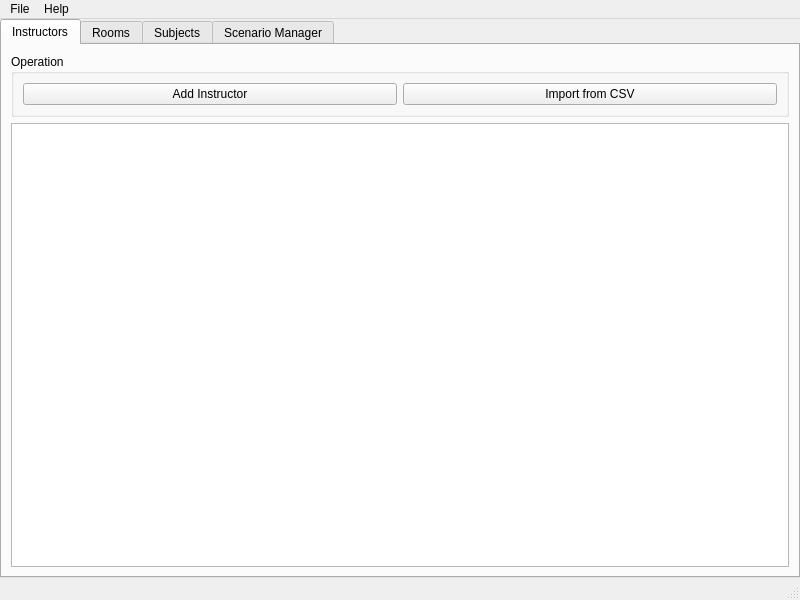
<?xml version="1.0" encoding="UTF-8"?>
<ui version="4.0">
 <class>MainWindow</class>
 <widget class="QMainWindow" name="MainWindow">
  <property name="windowModality">
   <enum>Qt::NonModal</enum>
  </property>
  <property name="geometry">
   <rect>
    <x>0</x>
    <y>0</y>
    <width>800</width>
    <height>600</height>
   </rect>
  </property>
  <property name="sizePolicy">
   <sizepolicy hsizetype="Maximum" vsizetype="Maximum">
    <horstretch>0</horstretch>
    <verstretch>0</verstretch>
   </sizepolicy>
  </property>
  <property name="minimumSize">
   <size>
    <width>800</width>
    <height>600</height>
   </size>
  </property>
  <property name="maximumSize">
   <size>
    <width>16777215</width>
    <height>16777215</height>
   </size>
  </property>
  <property name="windowTitle">
   <string>Genetic Algorithm Scheduler</string>
  </property>
  <widget class="QWidget" name="centralwidget">
   <property name="minimumSize">
    <size>
     <width>711</width>
     <height>526</height>
    </size>
   </property>
   <layout class="QVBoxLayout" name="verticalLayout">
    <property name="spacing">
     <number>0</number>
    </property>
    <property name="leftMargin">
     <number>0</number>
    </property>
    <property name="topMargin">
     <number>0</number>
    </property>
    <property name="rightMargin">
     <number>0</number>
    </property>
    <property name="bottomMargin">
     <number>0</number>
    </property>
    <item>
     <widget class="QTabWidget" name="tabWidget">
      <property name="font">
       <font>
        <weight>50</weight>
        <bold>false</bold>
       </font>
      </property>
      <property name="styleSheet">
       <string notr="true"/>
      </property>
      <property name="tabPosition">
       <enum>QTabWidget::North</enum>
      </property>
      <property name="tabShape">
       <enum>QTabWidget::Rounded</enum>
      </property>
      <property name="currentIndex">
       <number>4</number>
      </property>
      <widget class="QWidget" name="tabInstructors">
       <property name="whatsThis">
        <string>&lt;html&gt;&lt;head/&gt;&lt;body&gt;&lt;p&gt;&lt;br/&gt;&lt;/p&gt;&lt;/body&gt;&lt;/html&gt;</string>
       </property>
       <attribute name="title">
        <string>Instructors</string>
       </attribute>
       <layout class="QVBoxLayout" name="verticalLayout_2">
        <item>
         <widget class="QGroupBox" name="groupBox">
          <property name="title">
           <string>Operation</string>
          </property>
          <layout class="QHBoxLayout" name="horizontalLayout">
           <item>
            <widget class="QPushButton" name="btnInstrAdd">
             <property name="text">
              <string>Add Instructor</string>
             </property>
            </widget>
           </item>
           <item>
            <widget class="QPushButton" name="btnInstrImport">
             <property name="text">
              <string>Import from CSV</string>
             </property>
            </widget>
           </item>
          </layout>
         </widget>
        </item>
        <item>
         <widget class="QTreeView" name="treeInstr"/>
        </item>
       </layout>
      </widget>
      <widget class="QWidget" name="tabRooms">
       <attribute name="title">
        <string>Rooms</string>
       </attribute>
       <layout class="QVBoxLayout" name="verticalLayout_3">
        <item>
         <widget class="QGroupBox" name="groupBox_2">
          <property name="title">
           <string>Operation</string>
          </property>
          <layout class="QHBoxLayout" name="horizontalLayout_7">
           <item>
            <widget class="QPushButton" name="btnRoomAdd">
             <property name="text">
              <string>Add Room</string>
             </property>
            </widget>
           </item>
           <item>
            <widget class="QPushButton" name="btnRoomImport">
             <property name="text">
              <string>Import from CSV</string>
             </property>
            </widget>
           </item>
          </layout>
         </widget>
        </item>
        <item>
         <widget class="QTreeView" name="treeRoom"/>
        </item>
       </layout>
      </widget>
      <widget class="QWidget" name="tabSubjects">
       <attribute name="title">
        <string>Subjects</string>
       </attribute>
       <layout class="QVBoxLayout" name="verticalLayout_4">
        <item>
         <widget class="QGroupBox" name="groupBox_3">
          <property name="title">
           <string>Operation</string>
          </property>
          <layout class="QHBoxLayout" name="horizontalLayout_2">
           <item>
            <widget class="QPushButton" name="btnSubjAdd">
             <property name="text">
              <string>Add Subject</string>
             </property>
            </widget>
           </item>
           <item>
            <widget class="QPushButton" name="btnSubjImport">
             <property name="text">
              <string>Import from CSV</string>
             </property>
            </widget>
           </item>
          </layout>
         </widget>
        </item>
        <item>
         <widget class="QTreeView" name="treeSubj"/>
        </item>
       </layout>
      </widget>
      

      <widget class="QWidget" name="tabScenario">
       <property name="sizePolicy">
        <sizepolicy hsizetype="Preferred" vsizetype="Preferred">
         <horstretch>0</horstretch>
         <verstretch>0</verstretch>
        </sizepolicy>
       </property>
       <attribute name="title">
        <string>Scenario Manager</string>
       </attribute>
       <layout class="QVBoxLayout" name="verticalLayout_6" stretch="0,0,0,0,0">
        <property name="sizeConstraint">
         <enum>QLayout::SetDefaultConstraint</enum>
        </property>
        <item>
         <widget class="QGroupBox" name="groupBox_5">
          <property name="title">
           <string>Operation</string>
          </property>
          <layout class="QHBoxLayout" name="horizontalLayout_4">
           <item>
            <widget class="QPushButton" name="btnScenGenerate">
             <property name="text">
              <string>Generate</string>
             </property>
            </widget>
           </item>
           <item>
            <widget class="QPushButton" name="btnScenResult">
             <property name="text">
              <string>View Results</string>
             </property>
            </widget>
           </item>
          </layout>
         </widget>
        </item>
        <item>
         <widget class="QGroupBox" name="groupBox_6">
          <property name="title">
           <string>School Operation Settings</string>
          </property>
          <layout class="QGridLayout" name="gridLayout_2">
           <item row="2" column="1">
            <widget class="QGroupBox" name="groupBox_7">
             <property name="styleSheet">
              <string notr="true">border: none</string>
             </property>
             <property name="title">
              <string/>
             </property>
             <property name="flat">
              <bool>false</bool>
             </property>
             <property name="checkable">
              <bool>false</bool>
             </property>
             <property name="checked">
              <bool>false</bool>
             </property>
             <layout class="QHBoxLayout" name="horizontalLayout_5">
              <property name="spacing">
               <number>10</number>
              </property>
              <property name="leftMargin">
               <number>0</number>
              </property>
              <property name="topMargin">
               <number>0</number>
              </property>
              <property name="rightMargin">
               <number>0</number>
              </property>
              <property name="bottomMargin">
               <number>0</number>
              </property>
              <item>
               <widget class="QRadioButton" name="radioLunchYes">
                <property name="text">
                 <string>Yes</string>
                </property>
                <property name="checked">
                 <bool>true</bool>
                </property>
               </widget>
              </item>
              <item>
               <widget class="QRadioButton" name="radioLunchNo">
                <property name="text">
                 <string>No</string>
                </property>
               </widget>
              </item>
             </layout>
            </widget>
           </item>
           <item row="2" column="0">
            <widget class="QLabel" name="label_6">
             <property name="toolTip">
              <string>Assess for lunch break for sections.</string>
             </property>
             <property name="text">
              <string>Lunchbreak</string>
             </property>
            </widget>
           </item>
           <item row="0" column="0">
            <widget class="QLabel" name="label_4">
             <property name="toolTip">
              <string>The opening time of the school.</string>
             </property>
             <property name="text">
              <string>Operation Starting Time</string>
             </property>
            </widget>
           </item>
           <item row="0" column="1">
            <widget class="QTimeEdit" name="timeStarting">
             <property name="currentSection">
              <enum>QDateTimeEdit::HourSection</enum>
             </property>
             <property name="displayFormat">
              <string>h AP</string>
             </property>
             <property name="time">
              <time>
               <hour>8</hour>
               <minute>0</minute>
               <second>0</second>
              </time>
             </property>
            </widget>
           </item>
           <item row="0" column="2">
            <spacer name="horizontalSpacer_2">
             <property name="orientation">
              <enum>Qt::Horizontal</enum>
             </property>
             <property name="sizeHint" stdset="0">
              <size>
               <width>40</width>
               <height>20</height>
              </size>
             </property>
            </spacer>
           </item>
           <item row="1" column="0">
            <widget class="QLabel" name="label_5">
             <property name="toolTip">
              <string>The closing time of the school.</string>
             </property>
             <property name="text">
              <string>Operation Ending Time</string>
             </property>
            </widget>
           </item>
           <item row="1" column="1">
            <widget class="QTimeEdit" name="timeEnding">
             <property name="displayFormat">
              <string>h AP</string>
             </property>
             <property name="calendarPopup">
              <bool>true</bool>
             </property>
             <property name="time">
              <time>
               <hour>18</hour>
               <minute>0</minute>
               <second>0</second>
              </time>
             </property>
            </widget>
           </item>
          </layout>
         </widget>
        </item>
        <item>
         <widget class="QGroupBox" name="groupBox_8">
          <property name="title">
           <string>Genetic Algorithm Settings</string>
          </property>
          <layout class="QGridLayout" name="gridLayout_3">
           <item row="2" column="3">
            <widget class="QLabel" name="label_20">
             <property name="toolTip">
              <string>The percent of population that would belong to elite.</string>
             </property>
             <property name="text">
              <string>Elite Population</string>
             </property>
            </widget>
           </item>
           <item row="3" column="3">
            <widget class="QLabel" name="label_21">
             <property name="toolTip">
              <string>The maximum control of a sigma.</string>
             </property>
             <property name="text">
              <string>Deviation Tolerance</string>
             </property>
            </widget>
           </item>
           <item row="3" column="5">
            <widget class="QSpinBox" name="editDev">
             <property name="maximum">
              <number>100</number>
             </property>
             <property name="value">
              <number>55</number>
             </property>
            </widget>
           </item>
           <item row="1" column="1">
            <widget class="QSpinBox" name="editMaxPop">
             <property name="minimum">
              <number>50</number>
             </property>
             <property name="maximum">
              <number>10000</number>
             </property>
             <property name="value">
              <number>100</number>
             </property>
            </widget>
           </item>
           <item row="1" column="3">
            <widget class="QLabel" name="label_12">
             <property name="toolTip">
              <string>Stops the generation when a chromosome meets this.</string>
             </property>
             <property name="text">
              <string>Maximum Fitness</string>
             </property>
            </widget>
           </item>
           <item row="2" column="5">
            <widget class="QSpinBox" name="editElite">
             <property name="maximum">
              <number>100</number>
             </property>
             <property name="value">
              <number>5</number>
             </property>
            </widget>
           </item>
           <item row="0" column="7">
            <spacer name="horizontalSpacer_3">
             <property name="orientation">
              <enum>Qt::Horizontal</enum>
             </property>
             <property name="sizeHint" stdset="0">
              <size>
               <width>40</width>
               <height>20</height>
              </size>
             </property>
            </spacer>
           </item>
           <item row="2" column="1">
            <widget class="QSpinBox" name="editMaxGen">
             <property name="minimum">
              <number>50</number>
             </property>
             <property name="maximum">
              <number>10000</number>
             </property>
            </widget>
           </item>
           <item row="1" column="5">
            <widget class="QSpinBox" name="editMaxFit">
             <property name="maximum">
              <number>100</number>
             </property>
             <property name="value">
              <number>90</number>
             </property>
            </widget>
           </item>
           <item row="0" column="3">
            <widget class="QLabel" name="label_11">
             <property name="toolTip">
              <string>&lt;html&gt;&lt;head/&gt;&lt;body&gt;&lt;p&gt;Triggers mutation rate change when the difference of average fitness falls to the specificied level.&lt;/p&gt;&lt;/body&gt;&lt;/html&gt;</string>
             </property>
             <property name="text">
              <string>Mutation Rate Adjustment Trigger</string>
             </property>
            </widget>
           </item>
           <item row="3" column="0">
            <widget class="QLabel" name="label_10">
             <property name="toolTip">
              <string>Maximum attempts for creating a valid chromosome.</string>
             </property>
             <property name="text">
              <string>Maximum Creation Attempts</string>
             </property>
            </widget>
           </item>
           <item row="2" column="0">
            <widget class="QLabel" name="label_9">
             <property name="toolTip">
              <string>Maximum amount of generations to be performed on solution generation.</string>
             </property>
             <property name="text">
              <string>Maximum Generations</string>
             </property>
            </widget>
           </item>
           <item row="3" column="1">
            <widget class="QSpinBox" name="editMaxCreation">
             <property name="minimum">
              <number>1500</number>
             </property>
             <property name="maximum">
              <number>30000</number>
             </property>
            </widget>
           </item>
           <item row="0" column="0">
            <widget class="QLabel" name="label_7">
             <property name="toolTip">
              <string>Starting point and lowest population count of the genetic algorithm.</string>
             </property>
             <property name="text">
              <string>Minimum Population Count</string>
             </property>
            </widget>
           </item>
           <item row="1" column="0">
            <widget class="QLabel" name="label_8">
             <property name="toolTip">
              <string>Highest population count of the genetic algorithm.</string>
             </property>
             <property name="text">
              <string>Maximum Population Count</string>
             </property>
            </widget>
           </item>
           <item row="0" column="1">
            <widget class="QSpinBox" name="editMinPop">
             <property name="minimum">
              <number>50</number>
             </property>
             <property name="maximum">
              <number>10000</number>
             </property>
            </widget>
           </item>
           <item row="0" column="11">
            <spacer name="horizontalSpacer_5">
             <property name="orientation">
              <enum>Qt::Horizontal</enum>
             </property>
             <property name="sizeHint" stdset="0">
              <size>
               <width>40</width>
               <height>20</height>
              </size>
             </property>
            </spacer>
           </item>
           <item row="0" column="10">
            <spacer name="horizontalSpacer_6">
             <property name="orientation">
              <enum>Qt::Horizontal</enum>
             </property>
             <property name="sizeHint" stdset="0">
              <size>
               <width>40</width>
               <height>20</height>
              </size>
             </property>
            </spacer>
           </item>
           <item row="0" column="2">
            <spacer name="horizontalSpacer">
             <property name="orientation">
              <enum>Qt::Horizontal</enum>
             </property>
             <property name="sizeHint" stdset="0">
              <size>
               <width>40</width>
               <height>20</height>
              </size>
             </property>
            </spacer>
           </item>
           <item row="0" column="9">
            <spacer name="horizontalSpacer_4">
             <property name="orientation">
              <enum>Qt::Horizontal</enum>
             </property>
             <property name="sizeHint" stdset="0">
              <size>
               <width>40</width>
               <height>20</height>
              </size>
             </property>
            </spacer>
           </item>
           <item row="0" column="8">
            <spacer name="horizontalSpacer_7">
             <property name="orientation">
              <enum>Qt::Horizontal</enum>
             </property>
             <property name="sizeHint" stdset="0">
              <size>
               <width>40</width>
               <height>20</height>
              </size>
             </property>
            </spacer>
           </item>
           <item row="0" column="5">
            <widget class="QDoubleSpinBox" name="editMut">
             <property name="maximum">
              <double>100.000000000000000</double>
             </property>
             <property name="singleStep">
              <double>0.010000000000000</double>
             </property>
             <property name="value">
              <double>0.080000000000000</double>
             </property>
            </widget>
           </item>
          </layout>
         </widget>
        </item>
        <item>
         <widget class="QGroupBox" name="groupBox_9">
          <property name="title">
           <string>Evaluation Matrix</string>
          </property>
          <layout class="QGridLayout" name="gridLayout_4">
           <item row="2" column="0">
            <widget class="QLabel" name="label_15">
             <property name="toolTip">
              <string>The weight of section rest (There must be a rest for every consecutive 3 hours of session)</string>
             </property>
             <property name="text">
              <string>Section Rest</string>
             </property>
            </widget>
           </item>
           <item row="3" column="0">
            <widget class="QLabel" name="label_18">
             <property name="toolTip">
              <string>The weight of sections having less idle time.</string>
             </property>
             <property name="text">
              <string>Section Idle Time</string>
             </property>
            </widget>
           </item>
           <item row="5" column="0">
            <widget class="QLabel" name="label_19">
             <property name="toolTip">
              <string>The weight of having all instructors have normalized teaching load.</string>
             </property>
             <property name="text">
              <string>Instructor Load Balance</string>
             </property>
            </widget>
           </item>
           <item row="7" column="0">
            <widget class="QLabel" name="label_17">
             <property name="toolTip">
              <string>The weight of having correct meeting patterns for subject placement.</string>
             </property>
             <property name="text">
              <string>Meeting Pattern</string>
             </property>
            </widget>
           </item>
           <item row="4" column="0">
            <widget class="QLabel" name="label_16">
             <property name="toolTip">
              <string>The weight of instructor rest (There must be a rest for every consecutive 3 hours of session)</string>
             </property>
             <property name="text">
              <string>Instructor Rest</string>
             </property>
            </widget>
           </item>
           <item row="0" column="1">
            <widget class="QSpinBox" name="editSbj">
             <property name="maximum">
              <number>100</number>
             </property>
             <property name="value">
              <number>70</number>
             </property>
            </widget>
           </item>
           <item row="0" column="0">
            <widget class="QLabel" name="label_13">
             <property name="toolTip">
              <string>The weight of having all subjects placed.</string>
             </property>
             <property name="text">
              <string>Subject Placement</string>
             </property>
            </widget>
           </item>
           <item row="1" column="0">
            <widget class="QLabel" name="label_14">
             <property name="toolTip">
              <string>The weight of having a lunch break.</string>
             </property>
             <property name="text">
              <string>Lunch Break</string>
             </property>
            </widget>
           </item>
           <item row="0" column="2">
            <spacer name="horizontalSpacer_8">
             <property name="orientation">
              <enum>Qt::Horizontal</enum>
             </property>
             <property name="sizeHint" stdset="0">
              <size>
               <width>40</width>
               <height>20</height>
              </size>
             </property>
            </spacer>
           </item>
           <item row="1" column="1">
            <widget class="QSpinBox" name="editLun">
             <property name="maximum">
              <number>100</number>
             </property>
             <property name="value">
              <number>5</number>
             </property>
            </widget>
           </item>
           <item row="2" column="1">
            <widget class="QSpinBox" name="editSec">
             <property name="maximum">
              <number>100</number>
             </property>
             <property name="value">
              <number>5</number>
             </property>
            </widget>
           </item>
           <item row="4" column="1">
            <widget class="QSpinBox" name="editInstrRest">
             <property name="maximum">
              <number>100</number>
             </property>
             <property name="value">
              <number>5</number>
             </property>
            </widget>
           </item>
           <item row="5" column="1">
            <widget class="QSpinBox" name="editInstrLoad">
             <property name="maximum">
              <number>100</number>
             </property>
             <property name="value">
              <number>5</number>
             </property>
            </widget>
           </item>
           <item row="3" column="1">
            <widget class="QSpinBox" name="editIdle">
             <property name="maximum">
              <number>100</number>
             </property>
             <property name="value">
              <number>5</number>
             </property>
            </widget>
           </item>
           <item row="7" column="1">
            <widget class="QSpinBox" name="editMeet">
             <property name="maximum">
              <number>100</number>
             </property>
             <property name="value">
              <number>5</number>
             </property>
            </widget>
           </item>
           <item row="8" column="0">
            <widget class="QLabel" name="lblTotal">
             <property name="text">
              <string>TextLabel</string>
             </property>
            </widget>
           </item>
          </layout>
         </widget>
        </item>
        <item>
         <spacer name="verticalSpacer">
          <property name="orientation">
           <enum>Qt::Vertical</enum>
          </property>
          <property name="sizeHint" stdset="0">
           <size>
            <width>20</width>
            <height>40</height>
           </size>
          </property>
         </spacer>
        </item>
       </layout>
      </widget>
     </widget>
    </item>
   </layout>
  </widget>
  <widget class="QMenuBar" name="menubar">
   <property name="geometry">
    <rect>
     <x>0</x>
     <y>0</y>
     <width>800</width>
     <height>21</height>
    </rect>
   </property>
   <widget class="QMenu" name="menuFile">
    <property name="title">
     <string>File</string>
    </property>
    <addaction name="actionNew"/>
    <addaction name="actionOpen"/>
    <addaction name="actionSave_As"/>
    <addaction name="separator"/>
    <addaction name="actionSettings"/>
    <addaction name="separator"/>
    <addaction name="actionExit"/>
   </widget>
   <widget class="QMenu" name="menuHelp">
    <property name="title">
     <string>Help</string>
    </property>
    <addaction name="actionInstructions"/>
    <addaction name="actionAbout"/>
   </widget>
   <addaction name="menuFile"/>
   <addaction name="menuHelp"/>
  </widget>
  <widget class="QStatusBar" name="statusbar"/>
  <action name="actionNew">
   <property name="text">
    <string>New</string>
   </property>
  </action>
  <action name="actionOpen">
   <property name="text">
    <string>Open</string>
   </property>
  </action>
  <action name="actionSave">
   <property name="text">
    <string>Save</string>
   </property>
  </action>
  <action name="actionSave_As">
   <property name="text">
    <string>Save As</string>
   </property>
  </action>
  <action name="actionSettings">
   <property name="text">
    <string>Settings</string>
   </property>
  </action>
  <action name="actionExit">
   <property name="text">
    <string>Exit</string>
   </property>
  </action>
  <action name="actionAdd_Instructor">
   <property name="text">
    <string>Add Instructor</string>
   </property>
  </action>
  <action name="actionView_Instructors">
   <property name="text">
    <string>View Instructors</string>
   </property>
  </action>
  <action name="actionAdd_Room">
   <property name="text">
    <string>Add Room</string>
   </property>
  </action>
  <action name="actionView_Rooms">
   <property name="text">
    <string>View Rooms</string>
   </property>
  </action>
  <action name="actionAdd_Subject">
   <property name="text">
    <string>Add Subject</string>
   </property>
  </action>
  <action name="actionView_Subjects">
   <property name="text">
    <string>View Subjects</string>
   </property>
  </action>
  
  <action name="actionImport">
   <property name="text">
    <string>Import</string>
   </property>
  </action>
  <action name="actionExport">
   <property name="text">
    <string>Export</string>
   </property>
  </action>
  <action name="actionView_Results">
   <property name="text">
    <string>View Results</string>
   </property>
  </action>
  <action name="actionGenerate">
   <property name="text">
    <string>Generate</string>
   </property>
  </action>
  <action name="actionImport_2">
   <property name="text">
    <string>Import</string>
   </property>
  </action>
  <action name="actionExport_2">
   <property name="text">
    <string>Export</string>
   </property>
  </action>
  <action name="actionScenario_Summary">
   <property name="text">
    <string>Scenario Summary</string>
   </property>
  </action>
  <action name="actionGenerate_2">
   <property name="text">
    <string>Generate</string>
   </property>
  </action>
  <action name="actionView_Results_2">
   <property name="text">
    <string>View Results</string>
   </property>
  </action>
  <action name="actionInstructions">
   <property name="text">
    <string>Instructions</string>
   </property>
  </action>
  <action name="actionAbout">
   <property name="text">
    <string>About</string>
   </property>
  </action>
 </widget>
 <resources>
  <include location="../../PyQTTesting/testing.qrc"/>
 </resources>
 <connections/>
</ui>
